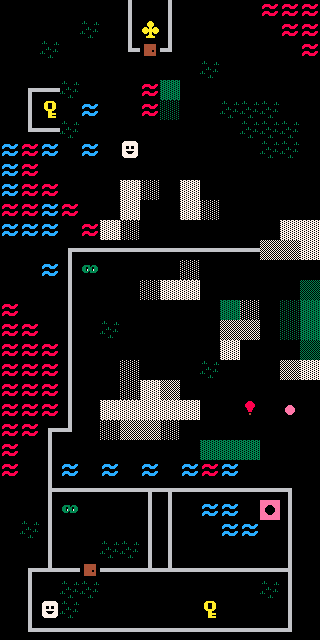

This is a level from a 2D game, rendered from its Tiled map with the project's own tilesets. A one-line summary and the complete map file follow:
An orthogonal 16x32 tile map with 20x20 px tiles, 1 tile layer (Warstwa Kafelków 1).

<map version="1.0" tiledversion="1.0.2" orientation="orthogonal" renderorder="right-down" width="16" height="32" tilewidth="20" tileheight="20" nextobjectid="1">
 <tileset firstgid="1" source="../Tilesets/TILEMAP1.tsx" />
 <layer name="Warstwa Kafelków 1" width="16" height="32">
  <data encoding="csv">
30,30,30,30,30,30,25,30,25,30,30,30,30,9,9,9,
30,30,30,30,18,30,25,4,25,30,30,30,30,30,9,9,
30,30,18,30,30,30,19,7,27,30,30,30,30,30,30,9,
30,30,30,30,30,30,30,30,30,30,18,30,30,30,30,30,
30,28,23,18,30,30,30,9,15,30,30,30,30,30,30,30,
30,25,6,30,10,30,30,9,13,30,30,18,18,18,30,30,
30,19,23,18,30,30,30,30,30,30,30,30,18,18,18,30,
10,9,10,30,10,30,5,30,30,30,30,30,30,18,18,30,
10,9,30,30,30,30,30,30,30,30,30,30,30,30,30,30,
10,9,9,30,30,30,3,1,30,3,30,30,30,30,30,30,
9,9,10,9,30,30,3,30,30,3,1,30,30,30,30,30,
10,10,10,30,9,3,1,30,30,30,30,30,30,30,3,3,
30,30,30,28,23,23,23,23,23,23,23,23,23,2,2,3,
30,30,10,25,17,30,30,30,30,1,30,30,30,30,30,30,
30,30,30,25,30,30,30,1,3,3,30,30,30,30,30,14,
9,30,30,25,30,30,30,30,30,30,30,15,1,30,13,15,
9,9,30,25,30,18,30,30,30,30,30,2,2,30,13,15,
9,9,9,25,30,30,30,30,30,30,30,3,30,30,30,14,
9,9,9,25,30,30,1,30,30,30,18,30,30,30,2,3,
9,9,9,25,30,30,1,3,2,30,30,30,30,30,30,30,
9,9,9,25,30,3,3,3,3,3,30,30,16,30,11,30,
9,9,28,27,30,1,2,2,1,30,30,30,30,30,30,30,
9,30,25,30,30,30,30,30,30,30,15,15,15,30,30,30,
9,30,25,10,30,10,30,10,30,10,9,10,30,30,30,30,
30,30,22,23,23,23,23,21,21,23,23,23,23,23,29,30,
30,30,25,17,30,30,30,25,25,30,10,10,30,12,25,30,
30,18,25,30,30,30,30,25,25,30,30,10,10,30,25,30,
30,30,25,30,30,18,18,25,25,30,30,30,30,30,25,30,
30,28,20,23,7,23,23,20,20,23,23,23,23,23,26,30,
30,25,30,18,18,30,30,30,30,30,30,30,30,18,25,30,
30,25,5,18,30,30,30,30,30,30,6,30,30,30,25,30,
30,19,23,23,23,23,23,23,23,23,23,23,23,23,27,30
</data>
 </layer>
</map>
